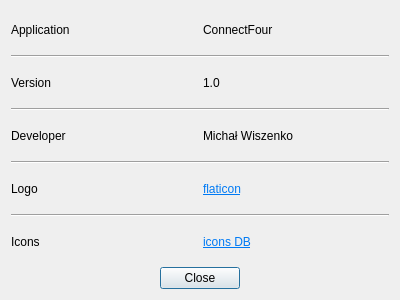
<?xml version="1.0" encoding="UTF-8"?>
<ui version="4.0">
 <class>CreditsDialog</class>
 <widget class="QDialog" name="CreditsDialog">
  <property name="geometry">
   <rect>
    <x>0</x>
    <y>0</y>
    <width>400</width>
    <height>300</height>
   </rect>
  </property>
  <property name="windowTitle">
   <string>Credits</string>
  </property>
  <layout class="QVBoxLayout" name="verticalLayout">
   <item>
    <layout class="QVBoxLayout" name="verticalLayout_2">
     <item>
      <layout class="QGridLayout" name="gridLayout">
       <item row="3" column="0" colspan="2">
        <widget class="Line" name="line_2">
         <property name="orientation">
          <enum>Qt::Horizontal</enum>
         </property>
        </widget>
       </item>
       <item row="1" column="0" colspan="2">
        <widget class="Line" name="line">
         <property name="orientation">
          <enum>Qt::Horizontal</enum>
         </property>
        </widget>
       </item>
       <item row="0" column="1">
        <widget class="QLabel" name="label_8">
         <property name="text">
          <string>ConnectFour</string>
         </property>
        </widget>
       </item>
       <item row="6" column="0">
        <widget class="QLabel" name="label_9">
         <property name="text">
          <string>Logo</string>
         </property>
        </widget>
       </item>
       <item row="4" column="0">
        <widget class="QLabel" name="label_3">
         <property name="text">
          <string>Developer</string>
         </property>
        </widget>
       </item>
       <item row="0" column="0">
        <widget class="QLabel" name="label_7">
         <property name="text">
          <string>Application</string>
         </property>
        </widget>
       </item>
       <item row="5" column="0" colspan="2">
        <widget class="Line" name="line_3">
         <property name="orientation">
          <enum>Qt::Horizontal</enum>
         </property>
        </widget>
       </item>
       <item row="4" column="1">
        <widget class="QLabel" name="label_5">
         <property name="text">
          <string>Michał Wiszenko</string>
         </property>
        </widget>
       </item>
       <item row="2" column="0">
        <widget class="QLabel" name="label_4">
         <property name="text">
          <string>Version</string>
         </property>
        </widget>
       </item>
       <item row="2" column="1">
        <widget class="QLabel" name="label_6">
         <property name="text">
          <string>1.0</string>
         </property>
        </widget>
       </item>
       <item row="8" column="0">
        <widget class="QLabel" name="label">
         <property name="text">
          <string>Icons</string>
         </property>
        </widget>
       </item>
       <item row="7" column="0" colspan="2">
        <widget class="Line" name="line_4">
         <property name="orientation">
          <enum>Qt::Horizontal</enum>
         </property>
        </widget>
       </item>
       <item row="8" column="1">
        <widget class="QLabel" name="label_10">
         <property name="text">
          <string>&lt;html&gt;&lt;head/&gt;&lt;body&gt;&lt;p&gt;&lt;a href=&quot;https://www.iconsdb.com&quot;&gt;&lt;span style=&quot; text-decoration: underline; color:#007af4;&quot;&gt;icons DB&lt;/span&gt;&lt;/a&gt;&lt;/p&gt;&lt;/body&gt;&lt;/html&gt;</string>
         </property>
         <property name="openExternalLinks">
          <bool>true</bool>
         </property>
        </widget>
       </item>
       <item row="6" column="1">
        <widget class="QLabel" name="label_2">
         <property name="text">
          <string>&lt;html&gt;&lt;head/&gt;&lt;body&gt;&lt;p&gt;&lt;a href=&quot;https://www.flaticon.com&quot;&gt;&lt;span style=&quot; text-decoration: underline; color:#007af4;&quot;&gt;flaticon&lt;/span&gt;&lt;/a&gt;&lt;/p&gt;&lt;/body&gt;&lt;/html&gt;</string>
         </property>
         <property name="openExternalLinks">
          <bool>true</bool>
         </property>
        </widget>
       </item>
      </layout>
     </item>
    </layout>
   </item>
   <item>
    <widget class="QDialogButtonBox" name="buttonBox">
     <property name="orientation">
      <enum>Qt::Horizontal</enum>
     </property>
     <property name="standardButtons">
      <set>QDialogButtonBox::Close</set>
     </property>
     <property name="centerButtons">
      <bool>true</bool>
     </property>
    </widget>
   </item>
  </layout>
 </widget>
 <resources/>
 <connections>
  <connection>
   <sender>buttonBox</sender>
   <signal>accepted()</signal>
   <receiver>CreditsDialog</receiver>
   <slot>accept()</slot>
   <hints>
    <hint type="sourcelabel">
     <x>248</x>
     <y>254</y>
    </hint>
    <hint type="destinationlabel">
     <x>157</x>
     <y>274</y>
    </hint>
   </hints>
  </connection>
  <connection>
   <sender>buttonBox</sender>
   <signal>rejected()</signal>
   <receiver>CreditsDialog</receiver>
   <slot>reject()</slot>
   <hints>
    <hint type="sourcelabel">
     <x>316</x>
     <y>260</y>
    </hint>
    <hint type="destinationlabel">
     <x>286</x>
     <y>274</y>
    </hint>
   </hints>
  </connection>
 </connections>
</ui>
